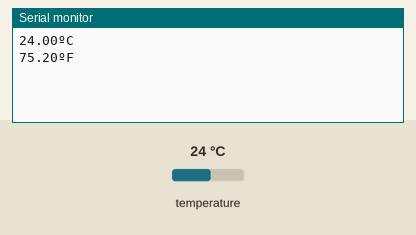
Simulated run of this sketch. Board: Arduino Uno, built with avr-gcc and run on an emulated ATmega328P. On the bench: the last lines printed to the serial monitor. The inputs (shaded band) are chosen by the test bench; at power-on: temperature 24 °C.

Above: at 1.5 s.
1.6 s: temperature set to 12 °C
At 4.2 s:
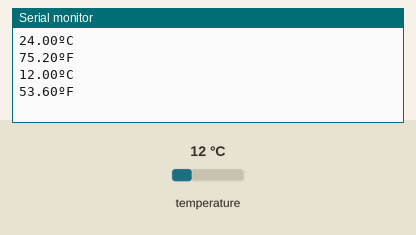
4.6 s: temperature set to 19 °C
At 6.8 s:
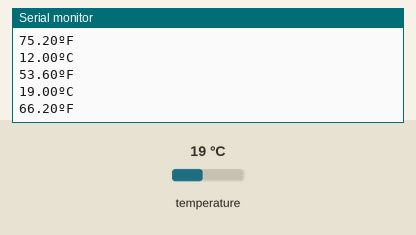
Timing chart, 0 to 8.3 s (numbered marks = the images above; inputs shaded):
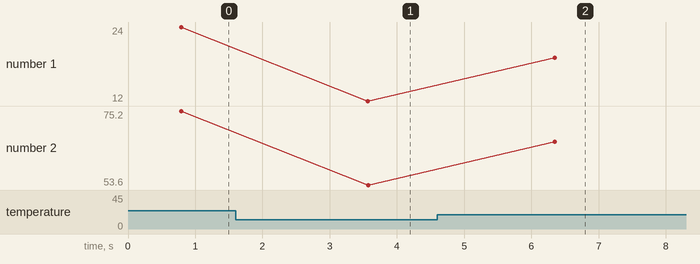

The sketch:

sketch_mar13a.ino
```cpp
/*********
  Rui Santos
  Complete project details at https://RandomNerdTutorials.com
*********/

#include <OneWire.h>
#include <DallasTemperature.h>

// GPIO where the DS18B20 is connected to
const int oneWireBus = 32;

// Setup a oneWire instance to communicate with any OneWire devices
//OneWire oneWire(oneWireBus);

// Pass our oneWire reference to Dallas Temperature sensor
//DallasTemperature sensors(&oneWire);

OneWire pin_DS18B20(oneWireBus);
DallasTemperature DS18B20(&pin_DS18B20);

void setup() {
  // Start the Serial Monitor
  Serial.begin(115200);
  // Start the DS18B20 sensor
  DS18B20.begin();
//  sensors.begin();
}

void loop() {
//  sensors.requestTemperatures();
  DS18B20.requestTemperatures();  //Get temp value
  float temperatureC = DS18B20.getTempCByIndex(0);
  float temperatureF = DS18B20.getTempFByIndex(0);
  Serial.print(temperatureC);
  Serial.println("ºC");
  Serial.print(temperatureF);
  Serial.println("ºF");
  delay(2000);
}
```

Measured:
- after the input at 1.6 s, the serial monitor: prints a new line after 2.0 s (image 1)
- after the input at 4.6 s, the serial monitor: prints a new line after 1.7 s (image 2)
- plotted number 1: 24 → 12 after the input at 1.6 s, 12 → 19 after the input at 4.6 s
- plotted number 2: 75.2 → 53.6 after the input at 1.6 s, 53.6 → 66.2 after the input at 4.6 s
